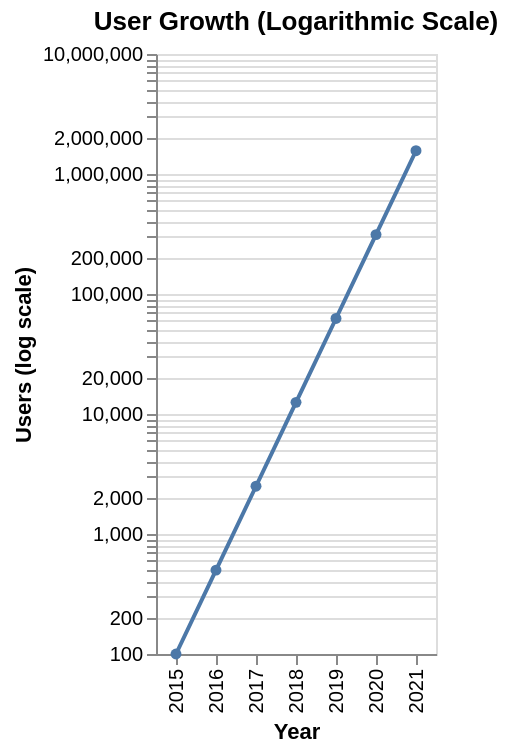

Here is the Vega-Lite specification saved for this chart:
### Vega-Lite specification from a JSON file in a GitHub repository (floating-point values rounded to 4 significant figures)
{"$schema": "https://vega.github.io/schema/vega-lite/v6.json", "description": "Exponential user growth", "data": {"values": [{"year": 2015, "users": 100}, {"year": 2016, "users": 500}, {"year": 2017, "users": 2500}, {"year": 2018, "users": 12500}, {"year": 2019, "users": 62500}, {"year": 2020, "users": 312500}, {"year": 2021, "users": 1562500}]}, "mark": {"type": "line", "point": true}, "encoding": {"x": {"field": "year", "type": "ordinal", "axis": {"title": "Year"}}, "y": {"field": "users", "type": "quantitative", "scale": {"type": "log"}, "axis": {"title": "Users (log scale)"}}}, "title": "User Growth (Logarithmic Scale)"}
